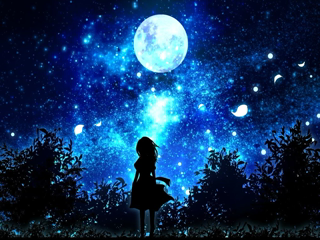
#> input picture python/machine_vision/mult.jpg, 320 x 240 px
$ python -i again.py   (imports and definitions only)   (older library calls are emulated)
#> lines starting #> are read from the running program, lines starting #| are printed output that depends on the picture

import cv2
import numpy as np


#import ls

# [1 line not run here, left out]
#img = cv2.cvtColor(img, cv2.COLOR_BGR2GRAY)
#img = cv2.cvtColor(img, cv2.COLOR_GRAY2BGR)
# [1 line that did not run here, left out]


arr = np.array([13, 2, 43, 4, 95, 6, 74, 8, 9, 10, 11])
# [4 lines not run here, left out]


def draw_circles(img, circles):
    # img = cv2.imread(img,0)
    cimg = cv2.cvtColor(img,cv2.COLOR_GRAY2BGR)
    for i in circles[0,:]:
    # draw the outer circle
        cv2.circle(cimg,(i[0],i[1]),i[2],(0,255,0),2)
        # draw the center of the circle
        cv2.circle(cimg,(i[0],i[1]),2,(0,0,255),3)
        cv2.putText(cimg,str(i[0])+str(',')+str(i[1]), (i[0],i[1]), cv2.FONT_HERSHEY_SIMPLEX, 0.4, 255)
    return cimg

def detect_circles(image_path):
#> called with image_path = 'mult.jpg'
    gray = cv2.imread(image_path, cv2.CV_LOAD_IMAGE_GRAYSCALE)
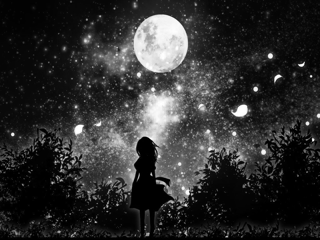
#> gray: shape (240, 320); min 0, max 255, mean 46.5
    gray_blur = cv2.medianBlur(gray, 13)  # Remove noise before laplacian
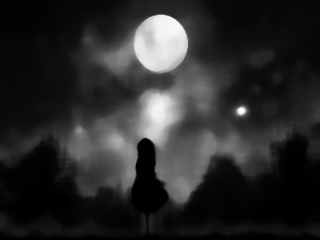
#> gray_blur: shape (240, 320); min 0, max 252, mean 41.8
    gray_lap = cv2.Laplacian(gray_blur, cv2.CV_8UC1, ksize=5)
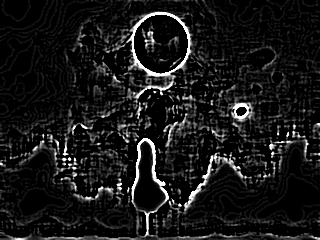
#> gray_lap: shape (240, 320); min 0, max 255, mean 23.4
    dilate_lap = cv2.dilate(gray_lap, (3, 3))  # Fill in gaps from blurring. This helps to detect circles with broken edges.
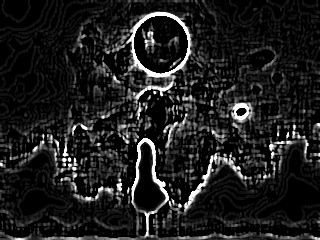
#> dilate_lap: shape (240, 320); min 0, max 255, mean 30.1
    # Furture remove noise introduced by laplacian. This removes false pos in space between the two groups of circles.
    lap_blur = cv2.bilateralFilter(dilate_lap, 5, 9, 9)
    # Fix the resolution to 16. This helps it find more circles. Also, set distance between circles to 55 by measuring dist in image.
    # Minimum radius and max radius are also set by examining the image.
    circles = cv2.HoughCircles(lap_blur, cv2.cv.CV_HOUGH_GRADIENT, 16, 55, param2=450, minRadius=20, maxRadius=40)
#> circles = [[200, 88, 29.6], [88, 152, 29.6], [200, 152, 29.6], [152, 120, 29.6], [264, 72, 29.6], [136, 184, 29.6], [168, 40, 29.6], [232, 200, 29.6], [72, 88, 29.6], [296, 168, 29.6]]
    cimg = draw_circles(gray, circles)
#> the loop in draw_circles, `for i in circles[0,:]:` made 10 passes
#> after the loop in draw_circles, `for i in circles[0,:]:`:
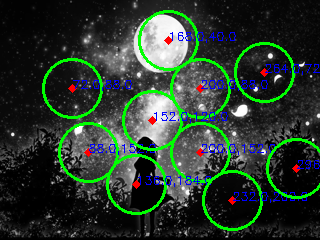
#> cimg: shape (240, 320, 3); mean B, G, R 46, 57.5, 42.2
    print("{} circles detected.".format(circles[0].shape[0]))
#| 10 circles detected.
    # There are some false positives left in the regions containing the numbers.
    # They can be filtered out based on their y-coordinates if your images are aligned to a canonical axis.
    # I'll leave that to you.
    return cimg

>>> result = detect_circles('mult.jpg')

$ run again, on python/machine_vision/image.jpg
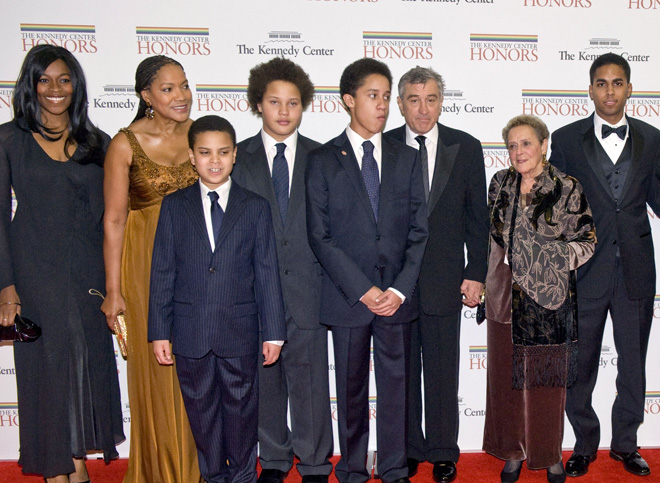
#> input picture python/machine_vision/image.jpg, 660 x 483 px
#> in detect_circles, `dilate_lap = cv2.dilate(gray_lap, (3, 3))`:
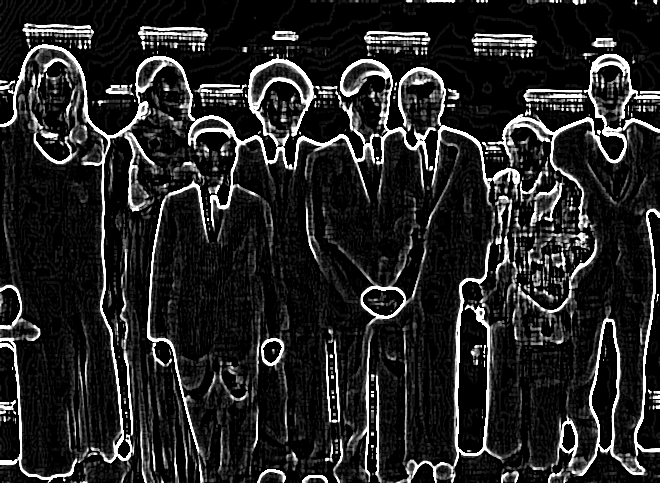
#> dilate_lap: shape (483, 660); min 0, max 255, mean 37.1
#> circles = 45 rows, first 8: [536, 280, 29.6], [536, 216, 29.6], [104, 424, 29.6], [328, 408, 29.6], [56, 104, 29.6], [168, 136, 29.6], [328, 120, 29.6], [200, 184, 29.6]
#> the loop in draw_circles, `for i in circles[0,:]:` made 45 passes
#> after the loop in draw_circles, `for i in circles[0,:]:`:
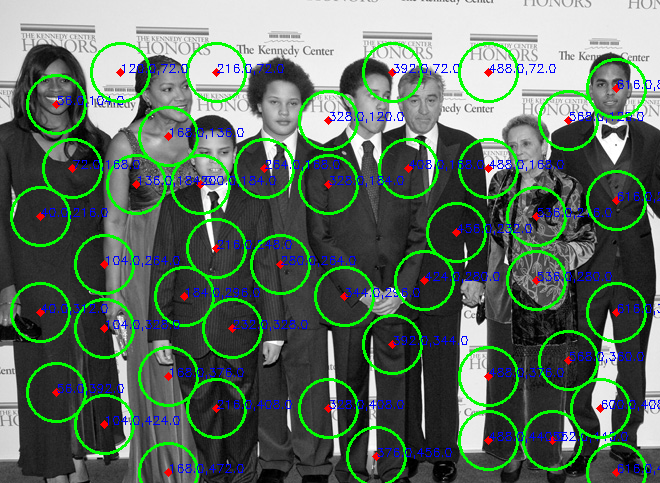
#> cimg: shape (483, 660, 3); mean B, G, R 98.2, 110.6, 93.6
#| 45 circles detected.

$ run again, on python/machine_vision/photo1.jpg
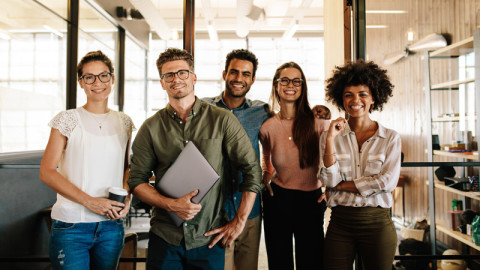
#> input picture python/machine_vision/photo1.jpg, 480 x 270 px
#> in detect_circles, `dilate_lap = cv2.dilate(gray_lap, (3, 3))`:
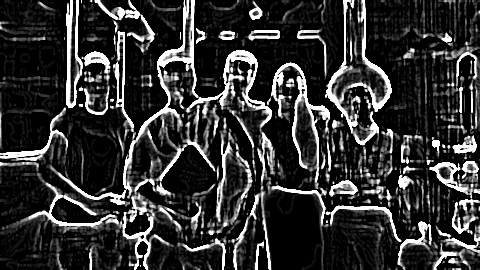
#> dilate_lap: shape (270, 480); min 0, max 255, mean 50.6
#> circles = 19 rows, first 8: [392, 168, 29.6], [440, 200, 29.6], [232, 136, 29.6], [120, 232, 29.6], [440, 104, 29.6], [216, 216, 29.6], [200, 72, 29.6], [136, 104, 29.6]
#> the loop in draw_circles, `for i in circles[0,:]:` made 19 passes
#> after the loop in draw_circles, `for i in circles[0,:]:`:
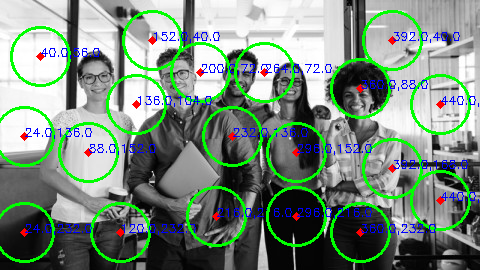
#> cimg: shape (270, 480, 3); mean B, G, R 126.3, 139.5, 121.8
#| 19 circles detected.
